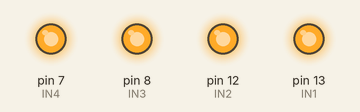
A sketch run on a simulated Arduino Uno, built with avr-gcc and run on an emulated ATmega328P. On the bench: output pins drawn as LEDs (lit = HIGH).

Above: at 0.1 s.
At 7.1 s:
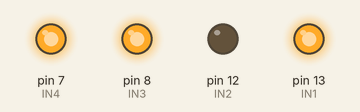
At 10.6 s:
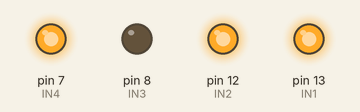
At 14.1 s:
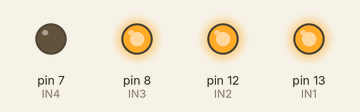
At 24.6 s:
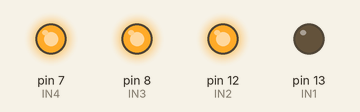
At 38.6 s:
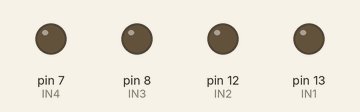
Timing chart, 0 to 40.0 s (numbered marks = the images above):
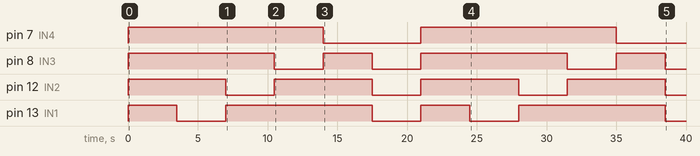

Measured:
- by itself, pin 7 (IN4): alternates HIGH for 14.0 s and LOW for 7.0 s
- by itself, pin 8 (IN3): LOW → HIGH at 0.00 s, → LOW 10.5 s later, → HIGH 3.5 s later, → LOW 3.5 s later, … (8 changes in this stretch)
- by itself, pin 12 (IN2): alternates HIGH for 7.0 s and LOW for 3.5 s
- by itself, pin 13 (IN1): LOW → HIGH at 0.00 s, → LOW 3.5 s later, → HIGH 3.5 s later, → LOW 10.5 s later, … (8 changes in this stretch)

The sketch:

Relay_1.ino
```cpp
int IN1 = 13;
int IN2 = 12;
int IN3 = 8;
int IN4 = 7;
int delta = 3500;

void setup() {
  // put your setup code here, to run once:
pinMode(IN1, OUTPUT);
pinMode(IN2, OUTPUT);
pinMode(IN3, OUTPUT);
pinMode(IN4, OUTPUT);
}

void loop() {
  // put your main code here, to run repeatedly:
digitalWrite(IN1, HIGH);
digitalWrite(IN2, HIGH);
digitalWrite(IN3, HIGH);
digitalWrite(IN4, HIGH);
delay(delta);

digitalWrite(IN1, LOW);
digitalWrite(IN2, HIGH);
digitalWrite(IN3, HIGH);
digitalWrite(IN4, HIGH);
delay(delta);

digitalWrite(IN1, HIGH);
digitalWrite(IN2, LOW);
digitalWrite(IN3, HIGH);
digitalWrite(IN4, HIGH);
delay(delta);

digitalWrite(IN1, HIGH);
digitalWrite(IN2, HIGH);
digitalWrite(IN3, LOW);
digitalWrite(IN4, HIGH);
delay(delta);

digitalWrite(IN1, HIGH);
digitalWrite(IN2, HIGH);
digitalWrite(IN3, HIGH);
digitalWrite(IN4, LOW);
delay(delta);

digitalWrite(IN1, LOW);
digitalWrite(IN2, LOW);
digitalWrite(IN3, LOW);
digitalWrite(IN4, LOW);
delay(delta);
}
```
